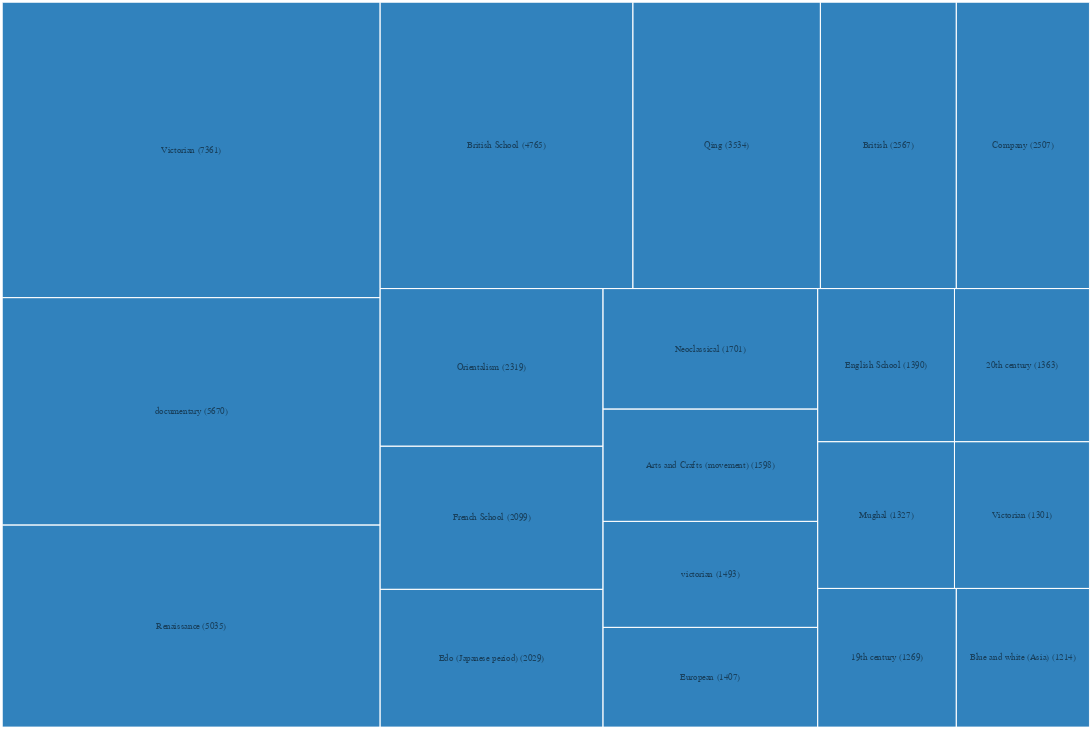

Write notebook code for a chart like this one.
### Code cell
req = requests.get('http://vam-etc-test-api.azureedge.net/api/v2/objects/clusters/search?cluster_type=style')

object_data = req.json()
object_info = object_data["info"]
object_clusters = object_data["clusters"]
materials = object_clusters["styles"]["terms"]
treemap(materials, "Styles")

### Figure 1 — Vega specification as saved in the notebook (floating-point values rounded to 4 significant figures)
{"$schema": "https://vega.github.io/schema/vega/v5.json", "autosize": "none", "data": [{"name": "tree", "transform": [{"key": "id", "parentKey": "parent", "type": "stratify"}, {"field": "value", "round": true, "size": [{"signal": "width"}, {"signal": "height"}], "sort": {"field": "value", "order": "descending"}, "type": "treemap"}], "values": [{"children": 20, "depth": 0, "id": 0, "name": "Styles", "value": 0, "x0": 0, "x1": 1200, "y0": 0, "y1": 800}, {"children": 0, "depth": 1, "id": 1, "name": "Victorian (7361)", "parent": "0", "value": 7361, "x0": 0, "x1": 417, "y0": 0, "y1": 326}, {"children": 0, "depth": 1, "id": 2, "name": "documentary (5670)", "parent": "0", "value": 5670, "x0": 0, "x1": 417, "y0": 326, "y1": 577}, {"children": 0, "depth": 1, "id": 3, "name": "Renaissance (5035)", "parent": "0", "value": 5035, "x0": 0, "x1": 417, "y0": 577, "y1": 800}, {"children": 0, "depth": 1, "id": 4, "name": "British School (4765)", "parent": "0", "value": 4765, "x0": 417, "x1": 696, "y0": 0, "y1": 316}, {"children": 0, "depth": 1, "id": 5, "name": "Qing (3534)", "parent": "0", "value": 3534, "x0": 696, "x1": 903, "y0": 0, "y1": 316}, {"children": 0, "depth": 1, "id": 6, "name": "British (2567)", "parent": "0", "value": 2567, "x0": 903, "x1": 1053, "y0": 0, "y1": 316}, {"children": 0, "depth": 1, "id": 7, "name": "Company (2507)", "parent": "0", "value": 2507, "x0": 1053, "x1": 1200, "y0": 0, "y1": 316}, {"children": 0, "depth": 1, "id": 8, "name": "Orientalism (2319)", "parent": "0", "value": 2319, "x0": 417, "x1": 663, "y0": 316, "y1": 490}, {"children": 0, "depth": 1, "id": 9, "name": "French School (2099)", "parent": "0", "value": 2099, "x0": 417, "x1": 663, "y0": 490, "y1": 648}, {"children": 0, "depth": 1, "id": 10, "name": "Edo (Japanese period) (2029)", "parent": "0", "value": 2029, "x0": 417, "x1": 663, "y0": 648, "y1": 800}, {"children": 0, "depth": 1, "id": 11, "name": "Neoclassical (1701)", "parent": "0", "value": 1701, "x0": 663, "x1": 900, "y0": 316, "y1": 449}, {"children": 0, "depth": 1, "id": 12, "name": "Arts and Crafts (movement) (1598)", "parent": "0", "value": 1598, "x0": 663, "x1": 900, "y0": 449, "y1": 573}, {"children": 0, "depth": 1, "id": 13, "name": "victorian (1493)", "parent": "0", "value": 1493, "x0": 663, "x1": 900, "y0": 573, "y1": 690}, {"children": 0, "depth": 1, "id": 14, "name": "European (1407)", "parent": "0", "value": 1407, "x0": 663, "x1": 900, "y0": 690, "y1": 800}, {"children": 0, "depth": 1, "id": 15, "name": "English School (1390)", "parent": "0", "value": 1390, "x0": 900, "x1": 1051, "y0": 316, "y1": 485}, {"children": 0, "depth": 1, "id": 16, "name": "20th century (1363)", "parent": "0", "value": 1363, "x0": 1051, "x1": 1200, "y0": 316, "y1": 485}, {"children": 0, "depth": 1, "id": 17, "name": "Mughal (1327)", "parent": "0", "value": 1327, "x0": 900, "x1": 1051, "y0": 485, "y1": 647}, {"children": 0, "depth": 1, "id": 18, "name": "Victorian (1301)", "parent": "0", "value": 1301, "x0": 1051, "x1": 1200, "y0": 485, "y1": 647}, {"children": 0, "depth": 1, "id": 19, "name": "19th century (1269)", "parent": "0", "value": 1269, "x0": 900, "x1": 1053, "y0": 647, "y1": 800}, {"children": 0, "depth": 1, "id": 20, "name": "Blue and white (Asia) (1214)", "parent": "0", "value": 1214, "x0": 1053, "x1": 1200, "y0": 647, "y1": 800}]}, {"name": "nodes", "source": "tree", "transform": [{"expr": "datum.children", "type": "filter"}]}, {"name": "leaves", "source": "tree", "transform": [{"expr": "datum.parent == 0", "type": "filter"}]}], "description": "An example of treemap layout for hierarchical data.", "height": 800, "marks": [{"encode": {"enter": {"fill": {"field": "name", "scale": "color"}}, "update": {"x": {"field": "x0"}, "x2": {"field": "x1"}, "y": {"field": "y0"}, "y2": {"field": "y1"}}}, "from": {"data": "nodes"}, "interactive": false, "type": "rect"}, {"encode": {"enter": {"stroke": {"value": "#fff"}}, "hover": {"fill": {"value": "red"}}, "update": {"fill": {"value": "transparent"}, "x": {"field": "x0"}, "x2": {"field": "x1"}, "y": {"field": "y0"}, "y2": {"field": "y1"}}}, "from": {"data": "leaves"}, "type": "rect"}, {"encode": {"enter": {"align": {"value": "center"}, "baseline": {"value": "middle"}, "fill": {"value": "#000"}, "fillOpacity": {"field": "depth", "scale": "opacity"}, "font": {"value": "Helvetica Neue, Arial"}, "fontSize": {"field": "depth", "scale": "size"}, "text": {"field": "name"}}, "update": {"x": {"signal": "0.5 * (datum.x0 + datum.x1)"}, "y": {"signal": "0.5 * (datum.y0 + datum.y1)"}}}, "from": {"data": "leaves"}, "interactive": false, "type": "text"}], "padding": 2.5, "scales": [{"domain": {"data": "nodes", "field": "name"}, "name": "color", "range": ["#3182bd", "#6baed6", "#9ecae1", "#c6dbef", "#e6550d", "#fd8d3c", "#fdae6b", "#fdd0a2", "#31a354", "#74c476", "#a1d99b", "#c7e9c0", "#756bb1", "#9e9ac8", "#bcbddc", "#dadaeb", "#636363", "#969696", "#bdbdbd", "#d9d9d9"], "type": "ordinal"}, {"domain": [0, 1, 2, 3], "name": "size", "range": [256, 10, 20, 14], "type": "ordinal"}, {"domain": [0, 1, 2, 3], "name": "opacity", "range": [0.15, 0.5, 0.8, 1], "type": "ordinal"}], "width": 1200}
